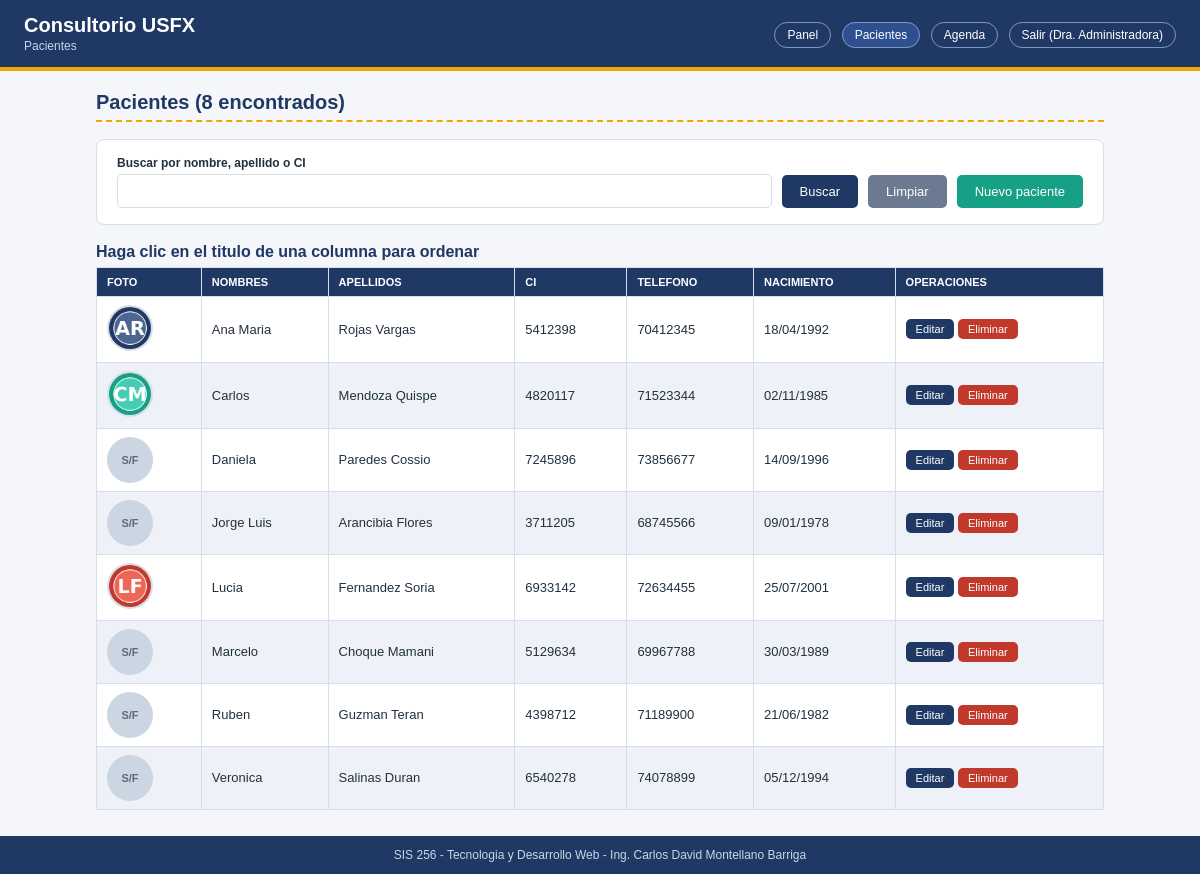
The app's page /Laboratorio3/listar.php (signed in) with its own data.
### tables this page shows
CREATE TABLE pacientes (
  id INT AUTO_INCREMENT PRIMARY KEY,
  fotografia VARCHAR(100) NOT NULL DEFAULT '',
  nombres VARCHAR(60) NOT NULL,
  apellidos VARCHAR(60) NOT NULL,
  ci VARCHAR(20) NOT NULL,
  telefono VARCHAR(20) NOT NULL,
  fecha_nacimiento DATE NOT NULL
);

### Laboratorio3/listar.php (the view, shortened to what this page needs)
<?php
require_once "conexion.php";
require_once "funciones.php";
$buscar = trim($_GET["buscar"] ?? "");
$orden  = $_GET["orden"] ?? "nombres";
$sql = "SELECT id, fotografia, nombres, apellidos, ci, telefono, fecha_nacimiento
        FROM pacientes
        WHERE nombres LIKE ? OR apellidos LIKE ? OR ci LIKE ?
        ORDER BY $orden ASC";
$stmt  = $conn->prepare($sql);
$param = "%" . $buscar . "%";
$stmt->bind_param("sss", $param, $param, $param);
$stmt->execute();
$resultado = $stmt->get_result();
$esAdmin = ($_SESSION["rol"] ?? "") === "admin";
$q = urlencode($buscar);
$subtitulo = "Pacientes";
$activa = "listar";
include "menu.php";
?>
<h2>Pacientes (<?= $resultado->num_rows ?> encontrados)</h2>
<form method="GET" action="listar.php" class="panel">
    <div class="barra">
        <div style="flex:1 1 240px">
            <label for="buscar">Buscar por nombre, apellido o CI</label>
            <input type="text" id="buscar" name="buscar" value="<?= e($buscar) ?>">
        </div>
        <button type="submit" class="boton">Buscar</button>
        <a href="listar.php" class="boton boton-sec">Limpiar</a>
        <?php if ($esAdmin): ?>
            <a href="form_insertar.php" class="boton boton-ok">Nuevo paciente</a>
        <?php endif; ?>
    </div>
</form>
<?php if ($resultado->num_rows > 0): ?>
<table>
    <caption>Haga clic en el titulo de una columna para ordenar</caption>
    <thead>
        <tr>
            <th>Foto</th>
            <th><a href="listar.php?orden=nombres&buscar=<?= $q ?>">Nombres</a></th>
            <th><a href="listar.php?orden=apellidos&buscar=<?= $q ?>">Apellidos</a></th>
            <th><a href="listar.php?orden=ci&buscar=<?= $q ?>">CI</a></th>
            <th>Telefono</th>
            <th><a href="listar.php?orden=fecha_nacimiento&buscar=<?= $q ?>">Nacimiento</a></th>
            <?php if ($esAdmin): ?><th>Operaciones</th><?php endif; ?>
        </tr>
    </thead>
    <tbody>
    <?php while ($f = $resultado->fetch_assoc()): ?>
        <tr>
            <td>
                <?php if ($f["fotografia"] !== "" && file_exists(__DIR__ . "/images/" . $f["fotografia"])): ?>
                    <img class="foto" src="images/<?= e($f["fotografia"]) ?>" alt="Foto de <?= e($f["nombres"]) ?>">
                <?php else: ?>
                    <div class="sinfoto">S/F</div>
                <?php endif; ?>
            </td>
            <td><?= e($f["nombres"]) ?></td>
            <td><?= e($f["apellidos"]) ?></td>
            <td><?= e($f["ci"]) ?></td>
            <td><?= e($f["telefono"]) ?></td>
            <td><?= e(date("d/m/Y", strtotime($f["fecha_nacimiento"]))) ?></td>
            <?php if ($esAdmin): ?>
            <td>
                <a class="boton mini" href="form_editar.php?id=<?= (int)$f["id"] ?>">Editar</a>
                <a class="boton boton-no mini eliminar" href="delete.php?id=<?= (int)$f["id"] ?>"
                   data-confirmar="Seguro que desea eliminar a este paciente?">Eliminar</a>
            </td>
            <?php endif; ?>
        </tr>
    <?php endwhile; ?>
    </tbody>
</table>
<?php else: ?>
    <div class="aviso aviso-error">No se encontraron pacientes que coincidan con la busqueda.</div>
<?php endif; ?>
<?php pie(); ?>

### Laboratorio3/menu.php (shortened to what this page needs)
<?php
require_once "funciones.php";
$subtitulo = $subtitulo ?? "";
$activa    = $activa ?? "";
?>
<!DOCTYPE html>
<html lang="es">
<head>
    <link rel="stylesheet" href="estilos.css">
</head>
<body>
<header class="cabecera">
    <div>
        <h1>Consultorio USFX</h1>
        <p><?= e($subtitulo) ?></p>
    </div>
    <nav>
        <a href="panel.php" class="<?= $activa === "panel" ? "activo" : "" ?>">Panel</a>
        <a href="listar.php" class="<?= $activa === "listar" ? "activo" : "" ?>">Pacientes</a>
        <a href="agenda.php" class="<?= $activa === "agenda" ? "activo" : "" ?>">Agenda</a>
        <a href="cerrar_sesion.php">Salir (<?= e($_SESSION["nombre"] ?? "") ?>)</a>
    </nav>
</header>
<main class="contenedor">

### Laboratorio3/funciones.php (shortened to what this page needs)
<?php
function e($texto) {
    return htmlspecialchars((string)$texto, ENT_QUOTES, "UTF-8");
}
function pie() {
    echo '</main>
<footer class="pie">SIS 256 - Tecnologia y Desarrollo Web - Ing. Carlos David Montellano Barriga</footer>
</body>
</html>';
}

### Laboratorio3/estilos.css (style rules this page uses)
:root { --azul: #1f3864; --azul-claro: #2e5090; --dorado: #f0a500; --verde: #16a085; --rojo: #c0392b; --gris: #f4f6f9; --borde: #d8dee9; --texto: #22303f; }
* { box-sizing: border-box; }
body { margin: 0; font-family: Arial, Helvetica, sans-serif; background: var(--gris); color: var(--texto); }
.cabecera { display: flex; align-items: center; justify-content: space-between; flex-wrap: wrap; gap: 12px; background: var(--azul); color: #fff; padding: 14px 24px; border-bottom: 4px solid var(--dorado); }
.cabecera h1 { font-size: 20px; margin: 0; }
.cabecera p { margin: 2px 0 0; font-size: 12px; color: #c9d6e8; }
.cabecera nav a { color: #fff; text-decoration: none; border: 1px solid #7f96bb; border-radius: 14px; padding: 5px 12px; font-size: 12px; margin-left: 6px; }
.cabecera nav a:hover, .cabecera nav a.activo { background: var(--azul-claro); }
.contenedor { max-width: 1040px; margin: 20px auto; padding: 0 16px; }
h2 { color: var(--azul); border-bottom: 2px dashed var(--dorado); padding-bottom: 6px; font-size: 20px; }
.panel { background: #fff; border: 1px solid var(--borde); border-radius: 8px; padding: 16px 20px; margin-bottom: 18px; }
.barra { display: flex; gap: 10px; align-items: flex-end; flex-wrap: wrap; }
label { display: block; font-size: 12px; font-weight: bold; margin-bottom: 4px; }
input[type="text"], input[type="email"], input[type="password"], input[type="date"], input[type="time"], input[type="file"], select, textarea { width: 100%; padding: 8px 10px; border: 1px solid var(--borde); border-radius: 5px; font-size: 14px; background: #fff; }
.boton { display: inline-block; background: var(--azul); color: #fff; border: none; border-radius: 5px; padding: 9px 18px; font-size: 13px; cursor: pointer; text-decoration: none; transition: background .2s; }
.boton-ok { background: var(--verde); }
.boton-no { background: var(--rojo); }
.boton-sec { background: #6b7a90; }
.mini { padding: 4px 10px; font-size: 11px; }
table { width: 100%; border-collapse: collapse; background: #fff; }
caption { text-align: left; font-weight: bold; color: var(--azul); padding-bottom: 6px; }
th, td { border: 1px solid var(--borde); padding: 8px 10px; font-size: 13px; text-align: left; vertical-align: middle; }
thead th { background: var(--azul); color: #fff; text-transform: uppercase; font-size: 11px; }
thead th a { color: #fff; text-decoration: none; }
tbody tr:nth-child(even) { background: #eef2f8; }
.foto { width: 46px; height: 46px; border-radius: 50%; object-fit: cover; border: 2px solid var(--borde); }
.sinfoto { width: 46px; height: 46px; border-radius: 50%; background: #ccd5e2; color: #5a6a7e; display: flex; align-items: center; justify-content: center; font-size: 11px; font-weight: bold; }
.pie { background: var(--azul); color: #c9d6e8; text-align: center; font-size: 12px; padding: 12px; margin-top: 26px; }

### records on screen
pacientes: fotografia (picture), nombres "Ana Maria", apellidos "Rojas Vargas", ci "5412398", telefono "70412345", fecha_nacimiento "18/04/1992"
pacientes: fotografia (picture), nombres "Carlos", apellidos "Mendoza Quispe", ci "4820117", telefono "71523344", fecha_nacimiento "02/11/1985"
pacientes: fotografia "S/F", nombres "Daniela", apellidos "Paredes Cossio", ci "7245896", telefono "73856677", fecha_nacimiento "14/09/1996"
pacientes: fotografia "S/F", nombres "Jorge Luis", apellidos "Arancibia Flores", ci "3711205", telefono "68745566", fecha_nacimiento "09/01/1978"
pacientes: fotografia (picture), nombres "Lucia", apellidos "Fernandez Soria", ci "6933142", telefono "72634455", fecha_nacimiento "25/07/2001"
pacientes: fotografia "S/F", nombres "Marcelo", apellidos "Choque Mamani", ci "5129634", telefono "69967788", fecha_nacimiento "30/03/1989"
pacientes: fotografia "S/F", nombres "Ruben", apellidos "Guzman Teran", ci "4398712", telefono "71189900", fecha_nacimiento "21/06/1982"
pacientes: fotografia "S/F", nombres "Veronica", apellidos "Salinas Duran", ci "6540278", telefono "74078899", fecha_nacimiento "05/12/1994"

### other values on screen
$subtitulo "Pacientes"
$_SESSION["nombre"] "Dra. Administradora"
$resultado->num_rows "8"
